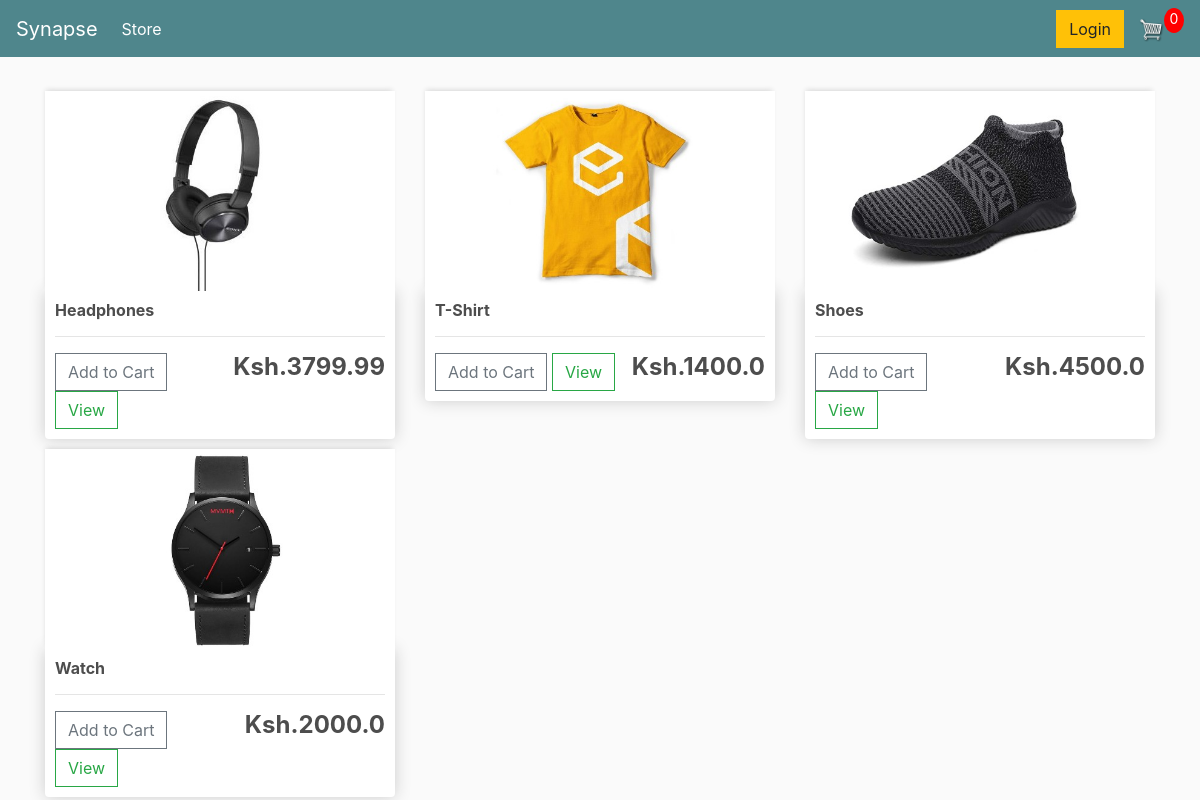
The page / on the database its author committed.
### store/models.py (models this page shows, shortened)
class Product(models.Model):
	name = models.CharField(max_length=200)
	price = models.FloatField()
	digital = models.BooleanField(default=False,null=True, blank=True)
	image = models.ImageField(null=True, blank=True)
	@property
	def imageURL(self):
		try:
			url = self.image.url
		except:
			url = ''
		return url

### store/views.py (the view)
# urls.py: path('', views.store, name="store"),
def store(request):
	data = cartData(request)
	cartItems = data['cartItems']
	order = data['order']
	items = data['items']
	products = Product.objects.all()
	context = {'products':products, 'cartItems':cartItems}
	return render(request, 'store/store.html', context)

### store/utils.py (called while the page is built, shortened)
def cookieCart(request):
	try:
		cart = json.loads(request.COOKIES['cart'])
	except:
		cart = {}
		print('CART:', cart)
	items = []
	order = {'get_cart_total':0, 'get_cart_items':0, 'shipping':False}
	cartItems = order['get_cart_items']
	return {'cartItems':cartItems ,'order':order, 'items':items}

def cartData(request):
	if request.user.is_authenticated:
		customer = request.user.customer
		order, created = Order.objects.get_or_create(customer=customer, complete=False)
		items = order.orderitem_set.all()
		cartItems = order.get_cart_items
	else:
		cookieData = cookieCart(request)
		cartItems = cookieData['cartItems']
		order = cookieData['order']
		items = cookieData['items']
	return {'cartItems':cartItems ,'order':order, 'items':items}

### store/templates/store/store.html
{% extends 'store/main.html' %}
{% load static %}
{% block content %}
	<div class="row">
		{% for product in products %}
		<div class="col-lg-4">
			<img class="thumbnail" src="{{product.imageURL}}">
			<div class="box-element product">
				<h6><strong>{{product.name}}</strong></h6>
				<hr>
				<div style="display: flex; gap:1em; justify-content: space-between;">
					<div>
						<button data-product="{{product.id}}" data-action="add" class="btn btn-outline-secondary add-btn update-cart">Add to Cart</button>
						<a class="btn btn-outline-success" href="#">View</a>
					</div>
					<h4><strong>Ksh.{{product.price}}</strong></h4>
				</div>
			</div>
		</div>
		{% endfor %}
	</div>
{% endblock content %}

### store/templates/store/main.html (shortened to what this page needs)
<!DOCTYPE html>
{% load static %}
<html>
<head>
	<link rel="stylesheet" href="https://stackpath.bootstrapcdn.com/bootstrap/4.4.1/css/bootstrap.min.css">
	<link rel="stylesheet" type="text/css" href="{% static 'css/main.css' %}">
</head>
<body>
	<nav class="navbar navbar-expand-lg navbar-dark bg-dark">
	  <a class="navbar-brand" href="{% url 'store' %}">Synapse</a>
	  <div class="collapse navbar-collapse" id="navbarSupportedContent">
	    <ul class="navbar-nav mr-auto">
	      <li class="nav-item active">
	        <a class="nav-link" href="{% url 'store' %}">Store <span class="sr-only">(current)</span></a>
	      </li>
	    </ul>
	    <div class="form-inline my-2 my-lg-0">
	     	<a href="#"class="btn btn-warning">Login</a>
	     	<a href="{% url 'cart' %}">
	    		<img  id="cart-icon" src="{% static 'images/cart.png' %}">
	    	</a>
	    	<p id="cart-total">{{cartItems}}</p>
	    </div>
	  </div>
	</nav>
     <div class="container">
            <br>
            {% block content %}
            {% endblock content %}
         </div>
</body>
</html>

### static/css/main.css (style rules this page uses)
body { background-color: hsl(0, 0%, 98%); }
h1,h2,h3,h4,h5,h6 { color:hsl(0, 0%, 30%); }
.box-element { box-shadow:hsl(0, 0%, 80%) 0 0 16px; background-color: #fff; border-radius: 4px; padding: 10px; }
.thumbnail { width: 100%; height: 200px; -webkit-box-shadow: -1px -3px 5px -2px rgba(214,214,214,1); -moz-box-shadow: -1px -3px 5px -2px rgba(214,214,214,1); box-shadow: -1px -3px 5px -2px rgba(214,214,214,1); }
.product { border-radius: 0 0 4px 4px; }
.bg-dark { background-color: #4f868c!important; }
#cart-icon { width:25px; display: inline-block; margin-left: 15px; }
#cart-total { display: block; text-align: center; color:#fff; background-color: red; width: 20px; height: 25px; border-radius: 50%; font-size: 14px; }
.col-lg-4, .col-lg-6, .col-lg-8, .col-lg-12 { margin-top: 10px; }
.btn { border-radius: 0; }

### rows shown on the page
Product: imageURL (picture), name "Headphones", price "3799.99"
Product: imageURL (picture), name "T-Shirt", price "1400.0"
Product: imageURL (picture), name "Shoes", price "4500.0"
Product: imageURL (picture), name "Watch", price "2000.0"

### other values the page prints
{{ cartItems }} "0"
